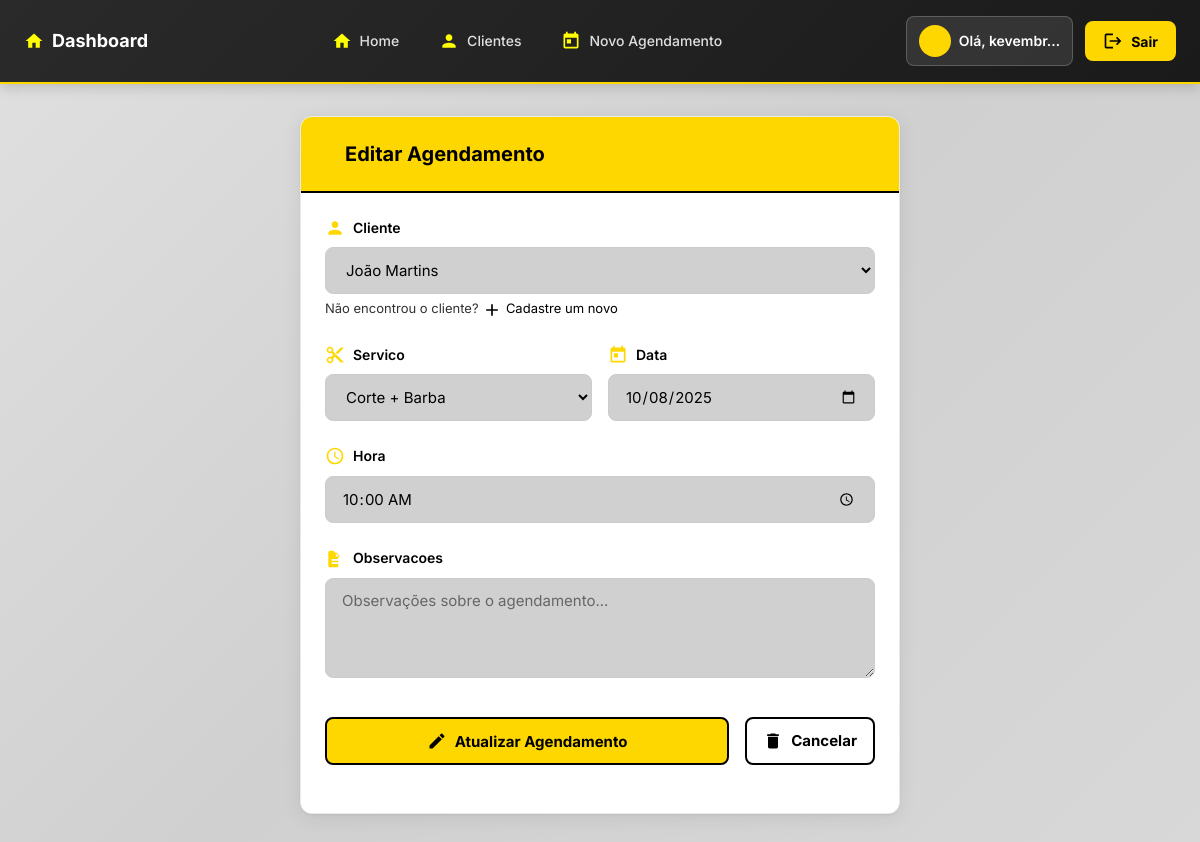
/agendar/editar/21/ (signed in), run on the app's committed database.
### agendamentos/models.py (models this page shows, shortened)
class Agendamento(models.Model):
    STATUS_CHOICES = [
        ('confirmado', 'Pendente'),
        ('a_caminho', 'À caminho'),
        ('concluido', 'Concluído'),
        ('cancelado', 'Cancelado'),
    ]
    cliente = models.ForeignKey(Cliente, on_delete=models.SET_NULL, null=True, blank=True, related_name='agendamentos')
    servico = models.ForeignKey(Servico, on_delete=models.PROTECT)
    data = models.DateField()
    hora = models.TimeField()
    status = models.CharField(max_length=15, choices=STATUS_CHOICES, default='confirmado')
    observacoes = models.TextField(blank=True, null=True)
    criado_em = models.DateTimeField(auto_now_add=True)
    class Meta:
        ordering = ['-data', '-hora']

### agendamentos/views.py (the view)
# urls.py: path('agendar/editar/<int:pk>/', views.editar_agendamento, name='editar_agendamento'),
@login_required
def editar_agendamento(request, pk):
    agendamento = get_object_or_404(Agendamento, pk=pk)
    if request.method == 'POST':
        form = AgendamentoForm(request.POST, instance=agendamento)
        if form.is_valid():
            form.save()
            messages.success(request, 'Agendamento atualizado com sucesso!')
            return redirect('painel_barbeiro')
    else:
        form = AgendamentoForm(instance=agendamento)
    return render(request, 'agendamentos/agendar.html', {'form': form, 'agendamento': agendamento})

### agendamentos/forms.py
class AgendamentoForm(forms.ModelForm):
    class Meta:
        model = Agendamento
        fields = ['cliente', 'servico', 'data', 'hora', 'observacoes']
        widgets = {
            'cliente': forms.Select(attrs={'class': 'form-control'}),
            'servico': forms.Select(attrs={'class': 'form-control'}),
            'data': forms.DateInput(attrs={'type': 'date', 'class': 'form-control'}),
            'hora': forms.TimeInput(attrs={'type': 'time', 'class': 'form-control'}),
            'observacoes': forms.Textarea(attrs={'class': 'form-control', 'rows': 3, 'placeholder': 'Observações sobre o agendamento...'}),
        }
    def __init__(self, *args, **kwargs):
        super().__init__(*args, **kwargs)
        self.fields['servico'].queryset = Servico.objects.filter(ativo=True)
        self.fields['servico'].empty_label = "Selecione um serviço..."
        self.fields['cliente'].queryset = Cliente.objects.all().order_by('nome')
        self.fields['cliente'].empty_label = "Selecione um cliente"
        self.fields['cliente'].label = "Cliente"

### agendamentos/models.py (called while the page is built)
    def __str__(self):
        return self.nome

    def __str__(self):
        return self.nome

### agendamentos/templates/agendamentos/agendar.html (shortened to what this page needs)
{% extends 'agendamentos/base.html' %}
{% block content %}
<div style="display: flex; justify-content: center;">
    <div class="card" style="max-width: 600px; width: 100%;">
        <div class="card-header">
            <h3>{% if agendamento %}<span class="icon icon-edit"></span>Editar Agendamento{% else %}<span class="icon icon-calendar"></span>Novo Agendamento{% endif %}</h3>
        </div>
                <div class="card-body">
                    <form method="post">
                        <div class="form-group">
                            <label for="{{ form.cliente.id_for_label }}"><span class="icon icon-user"></span>{{ form.cliente.label }}</label>
                            {{ form.cliente }}
                            <small class="form-text text-muted">
                                Não encontrou o cliente? <a href="{% url 'criar_cliente' %}"><span class="icon icon-add"></span> Cadastre um novo
                                </a>
                            </small>
                        </div>
                        <div style="display: grid; grid-template-columns: 1fr 1fr; gap: 1rem;">
                            <div class="form-group">
                                <label for="{{ form.servico.id_for_label }}"><span class="icon icon-scissors"></span>{{ form.servico.label }}</label>
                                {{ form.servico }}
                            </div>
                            <div class="form-group">
                                <label for="{{ form.data.id_for_label }}"><span class="icon icon-calendar"></span>{{ form.data.label }}</label>
                                {{ form.data }}
                            </div>
                        </div>
                        <div class="form-group">
                            <label for="{{ form.hora.id_for_label }}"><span class="icon icon-time"></span>{{ form.hora.label }}</label>
                            {{ form.hora }}
                        </div>
                        <div class="form-group">
                            <label for="{{ form.observacoes.id_for_label }}"><span class="icon icon-note"></span>{{ form.observacoes.label }}</label>
                            {{ form.observacoes }}
                        </div>
                        <div class="form-group" style="display: flex; gap: 1rem; margin-top: 2rem;">
                            <button type="submit" class="btn btn-primary" style="flex: 1;">
                                {% if agendamento %}<span class="icon icon-edit"></span>Atualizar Agendamento{% else %}<span class="icon icon-add"></span>Criar Agendamento{% endif %}
                            </button>
                            <a href="{% url 'painel_barbeiro' %}" class="btn btn-secondary"><span class="icon icon-delete"></span>Cancelar</a>
                        </div>
                    </form>
                </div>
            </div>
        </div>
    </div>
{% endblock %}

### agendamentos/templates/agendamentos/base.html (shortened to what this page needs)
{% load static %}
<!DOCTYPE html>
<html lang="pt-BR">
<head>
    <link rel="stylesheet" href="{% static 'agendamentos/style.css' %}">
</head>
<body>
    <header class="main-header">
        <div class="header-container">
            <div class="header-brand">
                <a href="{% url 'home' %}" class="brand-link">
                    <span class="icon icon-home brand-icon"></span>
                    <span class="brand-text">Dashboard</span>
                </a>
            </div>
            <nav class="header-nav">
                <ul class="nav-menu">
                    <li class="nav-item">
                        <a href="{% url 'home' %}" class="nav-link {% if request.resolver_match.url_name == 'painel_barbeiro' %}active{% endif %}">
                            <span class="icon icon-home"></span>
                            <span class="nav-text">Home</span>
                        </a>
                    </li>
                    {% if user.is_authenticated %}
                        <li class="nav-item">
                            <a href="{% url 'lista_clientes' %}" class="nav-link {% if request.resolver_match.url_name == 'lista_clientes' %}active{% endif %}">
                                <span class="icon icon-user"></span>
                                <span class="nav-text">Clientes</span>
                            </a>
                        </li>
                        <li class="nav-item">
                            <a href="{% url 'agendar' %}" class="nav-link {% if request.resolver_match.url_name == 'agendar' %}active{% endif %}">
                                <span class="icon icon-calendar"></span>
                                <span class="nav-text">Novo Agendamento</span>
                            </a>
                        </li>
                    {% endif %}
                </ul>
            </nav>
            <div class="header-actions">
                {% if user.is_authenticated %}
                    <div class="user-info">
                        <span class="user-avatar">
                            <span class="icon icon-user"></span>
                        </span>
                        <span class="user-name">Olá, {{ user.first_name|default:user.username|truncatechars:8 }}</span>
                    </div>
                    <form class="logout-form" action="{% url 'logout' %}" method="post">
                        <button type="submit" class="logout-btn">
                            <span class="icon icon-logout"></span>
                            <span class="logout-text">Sair</span>
                        </button>
                    </form>
                {% else %}
                    <a href="{% url 'login' %}" class="login-btn">
                        <span class="icon icon-lock"></span>
                        <span class="login-text">Entrar</span>
                    </a>
                {% endif %}
            </div>
        </div>
    </header>
    <div class="container">
        {% block content %}{% endblock %}
</body>
</html>

### data on the page
Agendamento: cliente "João Martins", servico "Corte + Barba", data "10/08/2025", hora "10:00:00"

### other printed values
{{ user.first_name|default:user.username|truncatechars:8 }} "kevembr…"
